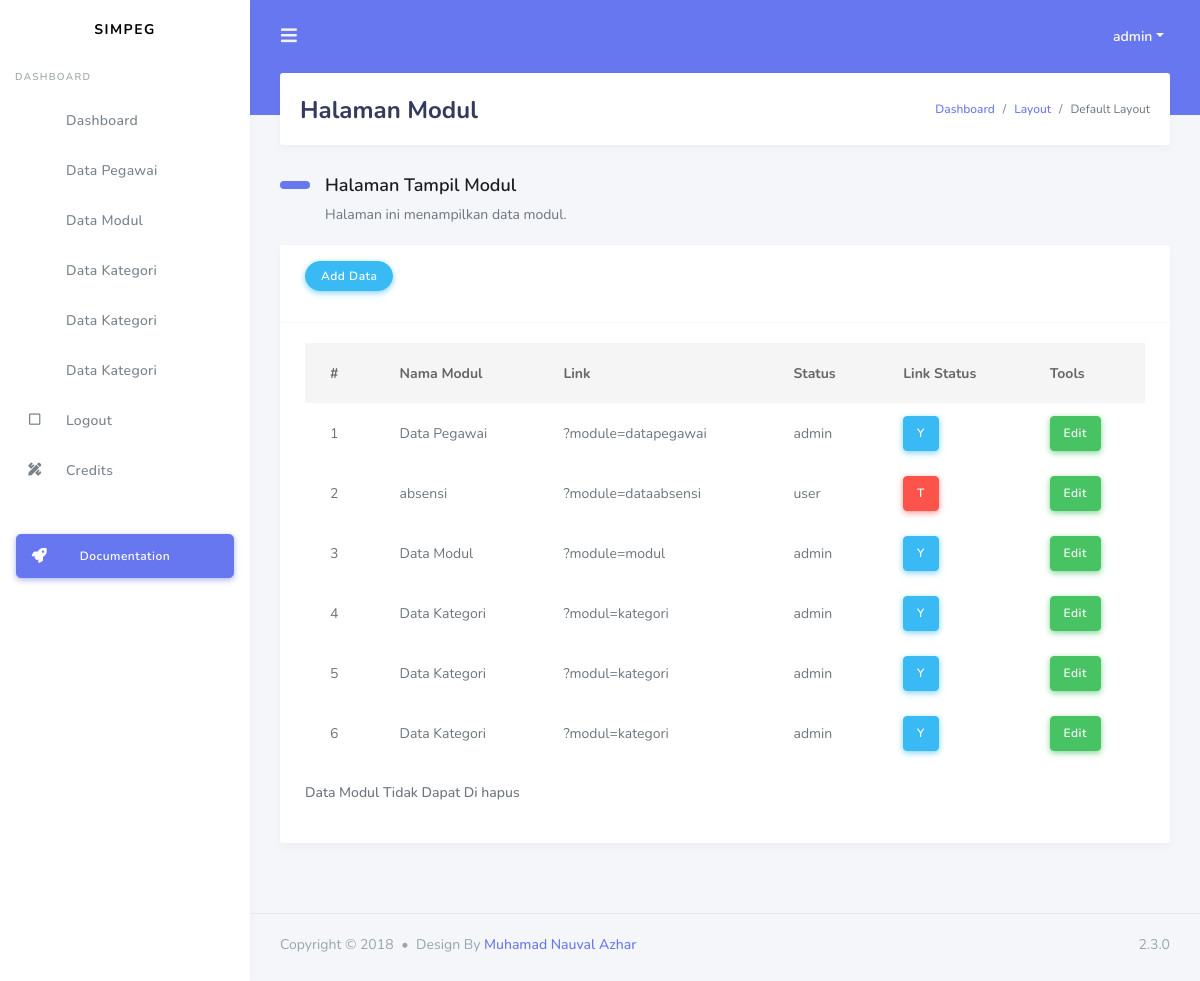
Page /media.php?module=modul (signed in) on the committed database.
### tables this page shows
CREATE TABLE `modul` (
  `id_modul` int(5) NOT NULL,
  `nama_modul` varchar(100) NOT NULL,
  `link` varchar(100) NOT NULL,
  `urutan` int(3) NOT NULL,
  `aktif` enum('Y','T') NOT NULL,
  `status` enum('admin','user') NOT NULL
);

### modul/mod_modul/modul.php (the view, shortened to what this page needs)
<?php
if(empty($_SESSION['namauser']) AND empty($_SESSION['passuser'])){
    echo "<h1>Gagal Login</h1><br><br>";
    echo "<a href='index.php'>Ulangi</a>";
}
else{
    $act = isset($_GET['act']) ? ($_GET['act']) : '';
    switch($act){
        default:
        echo "
           <section class = \"section\">
              <div class=\"section-header\">
              <h1>Halaman Modul</h1>
                <div class=\"section-header-breadcrumb\">
                  <div class=\"breadcrumb-item active\"><a href=\"#\">Dashboard</a></div>
                  <div class=\"breadcrumb-item\"><a href=\"#\">Layout</a></div>
                  <div class=\"breadcrumb-item\">Default Layout</div>
                </div>
              </div>
              <div class=\"section-body\">
                <h2 class=\"section-title\">Halaman Tampil Modul</h2>
                <p class=\"section-lead\">Halaman ini menampilkan data modul.</p>
              </div>";
        echo"
          <div class='card'>
            <div class='card-header'>
            <p><button onclick='window.location.href=\"?module=modul&act=tambahmodul\"' class='btn btn-info'>Add Data</button></p>
            </div>
            <div class=\"card-body\">
               <table class=\"table\">
                 <thead>
                    <tr>
                      <th scope=\"col\">#</th>
                      <th scope=\"col\">Nama Modul</th>
                      <th scope=\"col\">Link</th>
                      <th scope=\"col\">Status</th>
                      <th scope=\"col\">Link Status</th>
                      <th scope=\"col\">Tools</th>
                    </tr>
                 </thead>
                 <tbody>";
                 $query = "SELECT * FROM modul ORDER BY urutan ";
                 $hasil = mysqli_query($conn, $query);
                 while($r = mysqli_fetch_array($hasil)){
                    echo "
                      <tr>
                          <td>$r[urutan]</td>
                          <td>$r[nama_modul]</td>
                          <td>$r[link]</td>
                          <td>$r[status]</td>";
                           if($r['aktif'] == 'Y'){
                              echo "<td><a href='#' class=\"btn btn-info\">$r[aktif]</a></td>";
                           } else{
                            echo "<td><a href='#' class=\"btn btn-danger\">$r[aktif]</a></td>";
                           }
                          echo"
                          <td><a href='?module=modul&act=editmodul&id=$r[id_modul]' class='btn btn-success'>Edit</a></td>
                      </tr>
                    ";
                 }
        echo"</tbody>
               </table>
                <p>Data Modul Tidak Dapat Di hapus</p>
            </div>
          </div>
        ";
        echo"
           </section>
        ";
    break;
    }
}
?>

### media.php (shortened to what this page needs)
<?php
  if(empty($_SESSION['username']) AND empty($_SESSION['passuser'])){
    echo "<h1>Gagal Login</h1><br><br>";
    echo "<a href='index.php'>Ulangi</a>";
  }
  else{
?>
<!DOCTYPE html>
<html lang="en">
<head>
  <link rel="stylesheet" href="https://stackpath.bootstrapcdn.com/bootstrap/4.3.1/css/bootstrap.min.css">
  <link rel="stylesheet" href="https://use.fontawesome.com/releases/v5.7.2/css/all.css">
  <link rel="stylesheet" href="assets/css/style.css">
  <link rel="stylesheet" href="assets/css/components.css">
</head>
<body>
  <div id="app">
    <div class="main-wrapper">
      <div class="navbar-bg"></div>
      <nav class="navbar navbar-expand-lg main-navbar">
        <form class="form-inline mr-auto">
          <ul class="navbar-nav mr-3">
            <li><a href="#" data-toggle="sidebar" class="nav-link nav-link-lg"><i class="fas fa-bars"></i></a></li>
          </ul>
        </form>
        <ul class="navbar-nav navbar-right">
          <li class="dropdown"><a href="#" data-toggle="dropdown" class="nav-link dropdown-toggle nav-link-lg nav-link-user">
            <div class="d-sm-none d-lg-inline-block"><?php echo $_SESSION['username']; ?></div></a>
          </li>
        </ul>
      </nav>
      <div class="main-sidebar">
        <aside id="sidebar-wrapper">
          <div class="sidebar-brand">
            <a href="index.html">Simpeg</a>
          </div>
          <ul class="sidebar-menu">
              <li class="menu-header">Dashboard</li>
              <li><a class="nav-link" href="?module=beranda"><i class="far fa-home"></i> <span>Dashboard</span></a></li>
              <?php include "menu.php"; ?>
              <li><a class="nav-link" href="logout.php"><i class="far fa-square"></i> <span>Logout</span></a></li>
              <li><a class="nav-link" href="credits.html"><i class="fas fa-pencil-ruler"></i> <span>Credits</span></a></li>
          </ul>
            <div class="mt-4 mb-4 p-3 hide-sidebar-mini">
              <a href="https://getstisla.com/docs" class="btn btn-primary btn-lg btn-block btn-icon-split">
                <i class="fas fa-rocket"></i> Documentation
              </a>
            </div>
        </aside>
      </div>
      <div class="main-content">
        <?php include "content.php"; ?>
      </div>
      <footer class="main-footer">
        <div class="footer-left">
          Copyright &copy; 2018 <div class="bullet"></div> Design By <a href="https://nauval.in/">Muhamad Nauval Azhar</a>
        </div>
        <div class="footer-right">
          2.3.0
        </div>
      </footer>
    </div>
  </div>
</body>
</html>
  <?php } ?>

### menu.php
<?php
    include "config/connect.php";
    if($_SESSION['leveluser'] == 'admin'){
        $query = "SELECT * FROM modul WHERE aktif = 'Y' ORDER BY urutan";
        $hasil = mysqli_query($conn, $query);
        while($a = mysqli_fetch_array($hasil)){
            echo "<li><a class='nav-link' href='$a[link]'><i class=\"far fa-home\"></i> <span>$a[nama_modul]</span></a></li>";
        }
    }
    elseif($_SESSION['leveluser'] == 'user'){
        $query = "SELECT * FROM modul WHERE aktif = 'Y' AND status = 'user' ORDER BY urutan";
        $hasil = mysqli_query($conn, $query);
        while($a = mysqli_fetch_array($hasil)){
            echo "<li><a class='nav-link' href='$a[link]'><i class=\"far fa-home\"></i> <span>$a[nama_modul]</span></a></li>";
        }
    }
?>

### content.php (shortened to what this page needs)
<?php
if(empty($_SESSION['username']) AND empty($_SESSION['passuser'])){
    echo "<h1>Gagal Login</h1><br><br>";
    echo "<a href='index.php'>Ulangi</a>";
}
else{
    include "config/connect.php";
    if($_GET['module'] == 'beranda'){
        if($_SESSION['leveluser'] == 'admin' OR $_SESSION['leveluser']== 'user'){
            include "modul/mod_beranda/beranda.php";
        }
    }
    elseif($_GET['module']== 'modul'){
        if($_SESSION['leveluser']=='admin'){
            include "modul/mod_modul/modul.php";
        }
    }
    elseif($_GET['module']== 'datapegawai'){
        if($_SESSION['leveluser'] == 'admin'){
            include "modul/mod_pegawai/pegawai.php";
        }
    }
}
?>

### rows in the picture
modul: nama_modul "Data Pegawai", urutan "1", link "?module=datapegawai", status "admin", aktif "Y"
modul: nama_modul "Data Modul", urutan "3", link "?module=modul", status "admin", aktif "Y"
modul: nama_modul "Data Kategori", urutan "4", link "?modul=kategori", status "admin", aktif "Y"
modul: nama_modul "Data Kategori", urutan "5", link "?modul=kategori", status "admin", aktif "Y"
modul: nama_modul "Data Kategori", urutan "6", link "?modul=kategori", status "admin", aktif "Y"
modul: urutan "2", nama_modul "absensi", link "?module=dataabsensi", status "user", aktif "T"

### other values in the picture
$_SESSION['username'] "admin"
